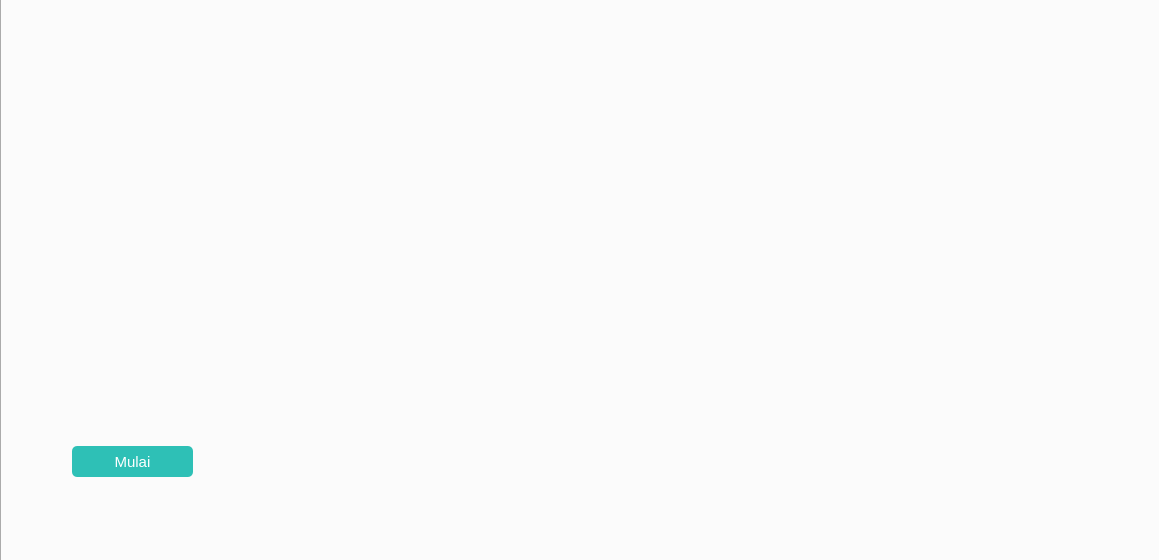
<?xml version="1.0" encoding="UTF-8"?>
<ui version="4.0">
 <class>Form</class>
 <widget class="QWidget" name="Form">
  <property name="geometry">
   <rect>
    <x>0</x>
    <y>0</y>
    <width>1159</width>
    <height>560</height>
   </rect>
  </property>
  <property name="windowTitle">
   <string>Form</string>
  </property>
  <widget class="QTabWidget" name="tabWidget">
   <property name="geometry">
    <rect>
     <x>0</x>
     <y>-30</y>
     <width>1161</width>
     <height>631</height>
    </rect>
   </property>
   <widget class="QWidget" name="tab">
    <property name="styleSheet">
     <string notr="true">#tab{
background-image: url(:/newPrefix/background.png);
}</string>
    </property>
    <attribute name="title">
     <string>Tab 1</string>
    </attribute>
    <widget class="QPushButton" name="startButton">
     <property name="geometry">
      <rect>
       <x>70</x>
       <y>450</y>
       <width>121</width>
       <height>31</height>
      </rect>
     </property>
     <property name="styleSheet">
      <string notr="true">#startButton{
	color: rgb(255, 255, 255);
	background-color: rgb(46, 192, 182);
	border: 0px solid;
	font-family:Ubuntu;
	font-size:15px;
	border-radius:5px;
}
#startButton:hover:pressed{	
	background-color: rgb(46, 192, 182);
}</string>
     </property>
     <property name="text">
      <string>Mulai</string>
     </property>
    </widget>
   </widget>
   <widget class="QWidget" name="tabCon">
    <property name="styleSheet">
     <string notr="true">#tabCon{
background-color: rgb(255, 255, 255);
}</string>
    </property>
    <attribute name="title">
     <string>Tab 2</string>
    </attribute>
    <widget class="QFrame" name="frame">
     <property name="geometry">
      <rect>
       <x>0</x>
       <y>0</y>
       <width>171</width>
       <height>601</height>
      </rect>
     </property>
     <property name="styleSheet">
      <string notr="true">background-color: rgb(1, 22, 39);</string>
     </property>
     <property name="frameShape">
      <enum>QFrame::StyledPanel</enum>
     </property>
     <property name="frameShadow">
      <enum>QFrame::Raised</enum>
     </property>
     <widget class="QPushButton" name="camButton">
      <property name="geometry">
       <rect>
        <x>30</x>
        <y>30</y>
        <width>111</width>
        <height>41</height>
       </rect>
      </property>
      <property name="styleSheet">
       <string notr="true">#camButton{
	color: rgb(255, 255, 255);
	background-color: rgb(1, 22, 39);
	border: 0px solid;
	font-family:Ubuntu;
	font-size:15px;
}
#camButton:hover:pressed{	
	background-color: rgb(46, 192, 182);
}</string>
      </property>
      <property name="text">
       <string>Rekam</string>
      </property>
     </widget>
     <widget class="QPushButton" name="haarButton">
      <property name="geometry">
       <rect>
        <x>30</x>
        <y>90</y>
        <width>111</width>
        <height>41</height>
       </rect>
      </property>
      <property name="styleSheet">
       <string notr="true">#haarButton{
	color: rgb(255, 255, 255);
	background-color: rgb(1, 22, 39);
	border: 0px solid;
	font-family:Ubuntu;
	font-size:15px;
}
#haarButton:hover:pressed{	
	background-color: rgb(46, 192, 182);
}</string>
      </property>
      <property name="text">
       <string>Haarcascade</string>
      </property>
     </widget>
     <widget class="QPushButton" name="modButton">
      <property name="geometry">
       <rect>
        <x>30</x>
        <y>150</y>
        <width>111</width>
        <height>41</height>
       </rect>
      </property>
      <property name="styleSheet">
       <string notr="true">#modButton{
	color: rgb(255, 255, 255);
	background-color: rgb(1, 22, 39);
	border: 0px solid;
	font-family:Ubuntu;
	font-size:15px;
}
#modButton:hover:pressed{	
	background-color: rgb(46, 192, 182);
}</string>
      </property>
      <property name="text">
       <string>Model</string>
      </property>
     </widget>
     <widget class="QPushButton" name="monButton">
      <property name="geometry">
       <rect>
        <x>30</x>
        <y>490</y>
        <width>111</width>
        <height>41</height>
       </rect>
      </property>
      <property name="styleSheet">
       <string notr="true">#monButton{
	color: rgb(255, 255, 255);
	background-color: rgb(46, 192, 182);
	border: 0px solid;
	font-family:Ubuntu;
	font-size:15px;
	border-radius:5px;
}
#monButton:hover:pressed{	
	background-color: rgb(46, 192, 182);
}</string>
      </property>
      <property name="text">
       <string>Monitoring</string>
      </property>
     </widget>
     <widget class="QPushButton" name="processButton">
      <property name="geometry">
       <rect>
        <x>30</x>
        <y>210</y>
        <width>111</width>
        <height>41</height>
       </rect>
      </property>
      <property name="font">
       <font>
        <family>Ubuntu</family>
        <pointsize>-1</pointsize>
       </font>
      </property>
      <property name="styleSheet">
       <string notr="true">#processButton{
	color: rgb(255, 255, 255);
	background-color: rgb(1, 22, 39);
	border: 0px solid;
	font-family:Ubuntu;
	font-size:15px;
}
#processButton:hover:pressed{	
	background-color: rgb(46, 192, 182);
}</string>
      </property>
      <property name="text">
       <string>Processing</string>
      </property>
     </widget>
    </widget>
    <widget class="QLabel" name="camLabel">
     <property name="geometry">
      <rect>
       <x>180</x>
       <y>20</y>
       <width>641</width>
       <height>541</height>
      </rect>
     </property>
     <property name="frameShape">
      <enum>QFrame::Box</enum>
     </property>
     <property name="frameShadow">
      <enum>QFrame::Raised</enum>
     </property>
     <property name="lineWidth">
      <number>1</number>
     </property>
     <property name="text">
      <string/>
     </property>
    </widget>
    <widget class="QLabel" name="probLabel">
     <property name="geometry">
      <rect>
       <x>830</x>
       <y>20</y>
       <width>321</width>
       <height>271</height>
      </rect>
     </property>
     <property name="frameShape">
      <enum>QFrame::Box</enum>
     </property>
     <property name="frameShadow">
      <enum>QFrame::Raised</enum>
     </property>
     <property name="lineWidth">
      <number>1</number>
     </property>
     <property name="text">
      <string/>
     </property>
    </widget>
    <widget class="QLabel" name="label">
     <property name="geometry">
      <rect>
       <x>850</x>
       <y>310</y>
       <width>291</width>
       <height>101</height>
      </rect>
     </property>
     <property name="styleSheet">
      <string notr="true">font: 20pt &quot;Helvetica&quot;;
color:rgb(1, 22, 39);</string>
     </property>
     <property name="frameShape">
      <enum>QFrame::NoFrame</enum>
     </property>
     <property name="text">
      <string>&lt;html&gt;&lt;head/&gt;&lt;body&gt;&lt;p align=&quot;center&quot;&gt;Emosi&lt;/p&gt;&lt;p align=&quot;center&quot;&gt;Dominan:&lt;/p&gt;&lt;/body&gt;&lt;/html&gt;</string>
     </property>
    </widget>
    <widget class="QLabel" name="label_2">
     <property name="geometry">
      <rect>
       <x>850</x>
       <y>430</y>
       <width>291</width>
       <height>51</height>
      </rect>
     </property>
     <property name="layoutDirection">
      <enum>Qt::LeftToRight</enum>
     </property>
     <property name="styleSheet">
      <string notr="true">font: 24pt &quot;Helvetica&quot;;
color: rgb(46, 192, 182);</string>
     </property>
     <property name="frameShape">
      <enum>QFrame::NoFrame</enum>
     </property>
     <property name="text">
      <string>&lt;html&gt;&lt;head/&gt;&lt;body&gt;&lt;p align=&quot;center&quot;&gt;&lt;br/&gt;&lt;/p&gt;&lt;/body&gt;&lt;/html&gt;</string>
     </property>
     <property name="alignment">
      <set>Qt::AlignCenter</set>
     </property>
    </widget>
   </widget>
  </widget>
 </widget>
 <resources>
  <include location="resources.qrc"/>
 </resources>
 <connections/>
</ui>
